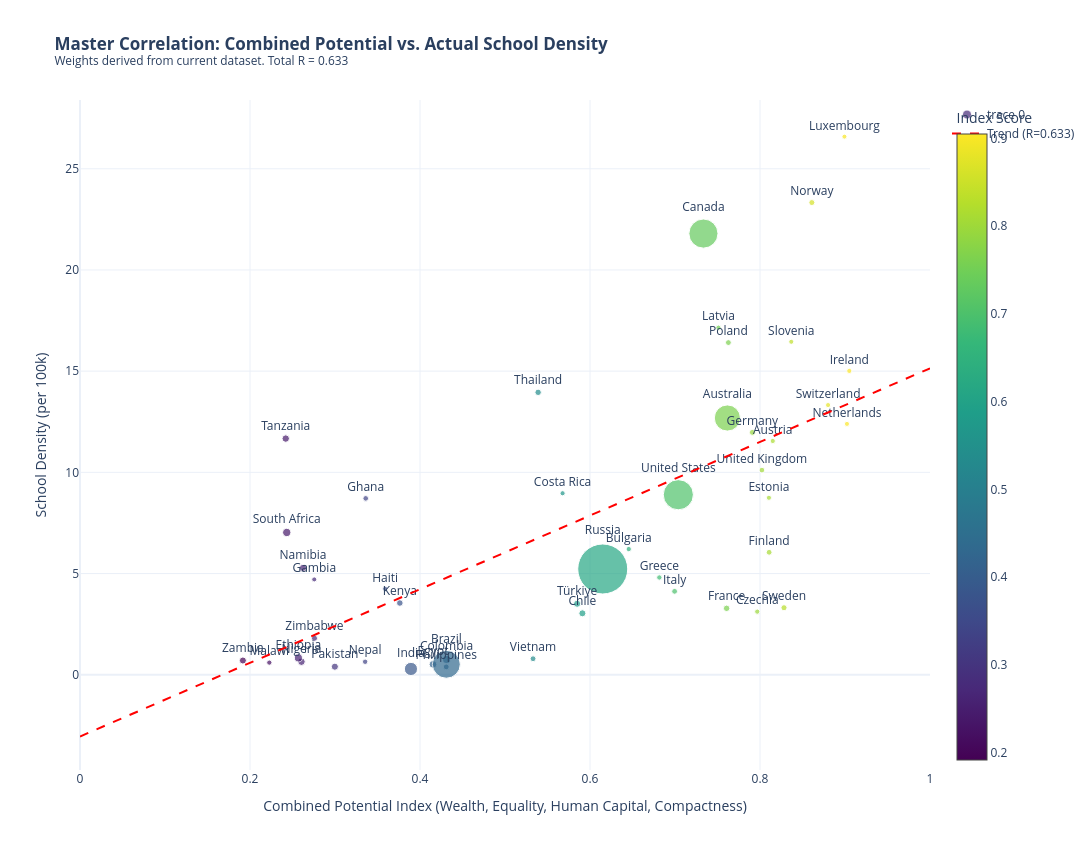

The code cell stored with this chart in its notebook:
### Code cell
import plotly.graph_objects as go
import numpy as np
from scipy import stats
from sklearn.preprocessing import MinMaxScaler

# --- 1. Frische Korrelationen (Gewichte) berechnen ---
df_idx = df_meaningful.copy()
factors = ['GDP_per_capita', 'Gini_index', 'Human_capital_index_plus', 'Land_area']
weights = {}

for col in factors:
    # Transformation wie im Modell (Log für GDP und Area)
    x_val = np.log10(df_idx[col]) if col in ['GDP_per_capita', 'Land_area'] else df_idx[col]
    r, _ = stats.pearsonr(x_val, df_idx['School_density'])
    weights[col] = abs(r) # Wir nutzen den Betrag der Korrelation als Gewicht

print(f"Genutzte Gewichte (R-Beträge): {weights}")

# --- 2. Daten für den Index aufbereiten ---
# Invertierung: Niedriger Gini und kleine Fläche sollen den Index ERHÖHEN
df_idx['Gini_inv'] = df_idx['Gini_index'].max() - df_idx['Gini_index']
df_idx['Area_inv'] = np.log10(df_idx['Land_area']).max() - np.log10(df_idx['Land_area'])
df_idx['GDP_log'] = np.log10(df_idx['GDP_per_capita'])

# Normalisierung (0 bis 1)
scaler = MinMaxScaler()
cols_to_scale = ['GDP_log', 'Gini_inv', 'Human_capital_index_plus', 'Area_inv']
df_idx[cols_to_scale] = scaler.fit_transform(df_idx[cols_to_scale])

# --- 3. Den Kombinierten Potenzial-Index berechnen ---
total_w = sum(weights.values())
df_idx['Combined_Potential_Index'] = (
    (df_idx['GDP_log'] * weights['GDP_per_capita'] +
     df_idx['Gini_inv'] * weights['Gini_index'] +
     df_idx['Human_capital_index_plus'] * weights['Human_capital_index_plus'] +
     df_idx['Area_inv'] * weights['Land_area']) / total_w
)

# --- 4. Bubble Size Skalierung (linear zwischen 5 und 50 für bessere Sichtbarkeit) ---
s_min, s_max = 5, 50
df_idx['Bubble_Size'] = np.interp(df_idx['Land_area'], (df_idx['Land_area'].min(), df_idx['Land_area'].max()), (s_min, s_max))

# --- 5. Visualisierung ---
fig = go.Figure()

# Scatter Plot (Bubbles)
fig.add_trace(go.Scatter(
    x=df_idx['Combined_Potential_Index'],
    y=df_idx['School_density'],
    mode='markers+text',
    text=df_idx['Country'],
    textposition="top center",
    marker=dict(
        size=df_idx['Bubble_Size'],
        color=df_idx['Combined_Potential_Index'],
        colorscale='Viridis',
        showscale=True,
        colorbar=dict(title="Index Score"),
        line=dict(width=1, color='white')
    ),
    hovertemplate="<b>%{text}</b><br>Index: %{x:.3f}<br>Dichte: %{y:.2f}<extra></extra>"
))

# Finale Regression für die Master-Linie
slope, intercept, r_master, p_master, _ = stats.linregress(df_idx['Combined_Potential_Index'], df_idx['School_density'])
line_x = np.array([0, 1])
line_y = slope * line_x + intercept

fig.add_trace(go.Scatter(
    x=line_x, y=line_y,
    mode='lines',
    name=f'Trend (R={r_master:.3f})',
    line=dict(color='red', dash='dash', width=2)
))

fig.update_layout(
    title='<b>Master Correlation: Combined Potential vs. Actual School Density</b><br>' +
          f'<sup>Weights derived from current dataset. Total R = {r_master:.3f}</sup>',
    xaxis_title='Combined Potential Index (Wealth, Equality, Human Capital, Compactness)',
    yaxis_title='School Density (per 100k)',
    template='plotly_white',
    height=850,
    width=1100
)

fig.show()

# Die Top-Ausreißer nach oben (Overperformer)
df_idx['Efficiency_Score'] = df_idx['School_density'] - (slope * df_idx['Combined_Potential_Index'] + intercept)
print("\nTop 5 Länder, die ihr Potenzial am besten nutzen (Overperformer):")
print(df_idx.sort_values(by='Efficiency_Score', ascending=False)[['Country', 'Efficiency_Score']].head(5))

### Figure 1 — Plotly figure (JSON) as saved in the notebook; plotly's stock layout.template omitted (floating-point values rounded to 4 significant figures)
{"data": [{"hovertemplate": "<b>%{text}</b><br>Index: %{x:.3f}<br>Dichte: %{y:.2f}<extra></extra>", "marker": {"color": [0.2759, 0.1916, 0.533, 0.7039, 0.8023, 0.5849, 0.539, 0.2421, 0.8801, 0.8283, 0.2432, 0.8368, 0.615, 0.7628, 0.4309, 0.2998, 0.861, 0.2605, 0.9023, 0.3355, 0.2624, 0.2227, 0.8994, 0.7511, 0.3763, 0.6995, 0.9051, 0.3894, 0.359, 0.6816, 0.3361, 0.791, 0.2756, 0.7607, 0.8107, 0.2569, 0.8105, 0.4153, 0.7968, 0.5677, 0.4313, 0.591, 0.7334, 0.6456, 0.431, 0.815, 0.7616], "colorbar": {"title": {"text": "Index Score"}}, "colorscale": [[0, "#440154"], [0.1111, "#482878"], [0.2222, "#3e4989"], [0.3333, "#31688e"], [0.4444, "#26828e"], [0.5556, "#1f9e89"], [0.6667, "#35b779"], [0.7778, "#6ece58"], [0.8889, "#b5de2b"], [1, "#fde725"]], "line": {"color": "white", "width": 1}, "showscale": true, "size": [6.056, 7.036, 5.854, 30.13, 5.658, 7.108, 6.397, 7.427, 5.102, 6.112, 8.327, 5.048, 50.0, 5.835, 5.812, 7.111, 5.994, 7.496, 5.085, 5.387, 7.255, 5.252, 5.0, 5.164, 6.589, 5.806, 5.182, 13.16, 5.069, 5.347, 5.618, 5.953, 5.021, 6.474, 5.828, 8.094, 5.11, 7.729, 5.205, 5.133, 8.042, 7.034, 29.15, 5.291, 27.96, 5.22, 26.13]}, "mode": "markers+text", "text": ["Zimbabwe", "Zambia", "Vietnam", "United States", "United Kingdom", "Türkiye", "Thailand", "Tanzania", "Switzerland", "Sweden", "South Africa", "Slovenia", "Russia", "Poland", "Philippines", "Pakistan", "Norway", "Nigeria", "Netherlands", "Nepal", "Namibia", "Malawi", "Luxembourg", "Latvia", "Kenya", "Italy", "Ireland", "India", "Haiti", "Greece", "Ghana", "Germany", "Gambia", "France", "Finland", "Ethiopia", "Estonia", "Egypt", "Czechia", "Costa Rica", "Colombia", "Chile", "Canada", "Bulgaria", "Brazil", "Austria", "Australia"], "textposition": "top center", "type": "scatter", "x": [0.2759, 0.1916, 0.533, 0.7039, 0.8023, 0.5849, 0.539, 0.2421, 0.8801, 0.8283, 0.2432, 0.8368, 0.615, 0.7628, 0.4309, 0.2998, 0.861, 0.2605, 0.9023, 0.3355, 0.2624, 0.2227, 0.8994, 0.7511, 0.3763, 0.6995, 0.9051, 0.3894, 0.359, 0.6816, 0.3361, 0.791, 0.2756, 0.7607, 0.8107, 0.2569, 0.8105, 0.4153, 0.7968, 0.5677, 0.4313, 0.591, 0.7334, 0.6456, 0.431, 0.815, 0.7616], "y": [1.803, 0.7037, 0.7922, 8.894, 10.11, 3.508, 13.95, 11.67, 13.33, 3.311, 7.03, 16.45, 5.225, 16.41, 0.3885, 0.398, 23.33, 0.6447, 12.39, 0.6408, 5.28, 0.6003, 26.59, 17.15, 3.544, 4.122, 15.01, 0.2874, 4.247, 4.805, 8.714, 11.97, 4.71, 3.282, 6.05, 0.833, 8.744, 0.5149, 3.118, 8.967, 0.7563, 3.036, 21.8, 6.21, 0.5189, 11.55, 12.69]}, {"line": {"color": "red", "dash": "dash", "width": 2}, "mode": "lines", "name": "Trend (R=0.633)", "type": "scatter", "x": [0, 1], "y": [-3.051, 15.14]}], "layout": {"height": 850, "title": {"text": "<b>Master Correlation: Combined Potential vs. Actual School Density</b><br><sup>Weights derived from current dataset. Total R = 0.633</sup>"}, "width": 1100, "xaxis": {"title": {"text": "Combined Potential Index (Wealth, Equality, Human Capital, Compactness)"}}, "yaxis": {"title": {"text": "School Density (per 100k)"}}}}
